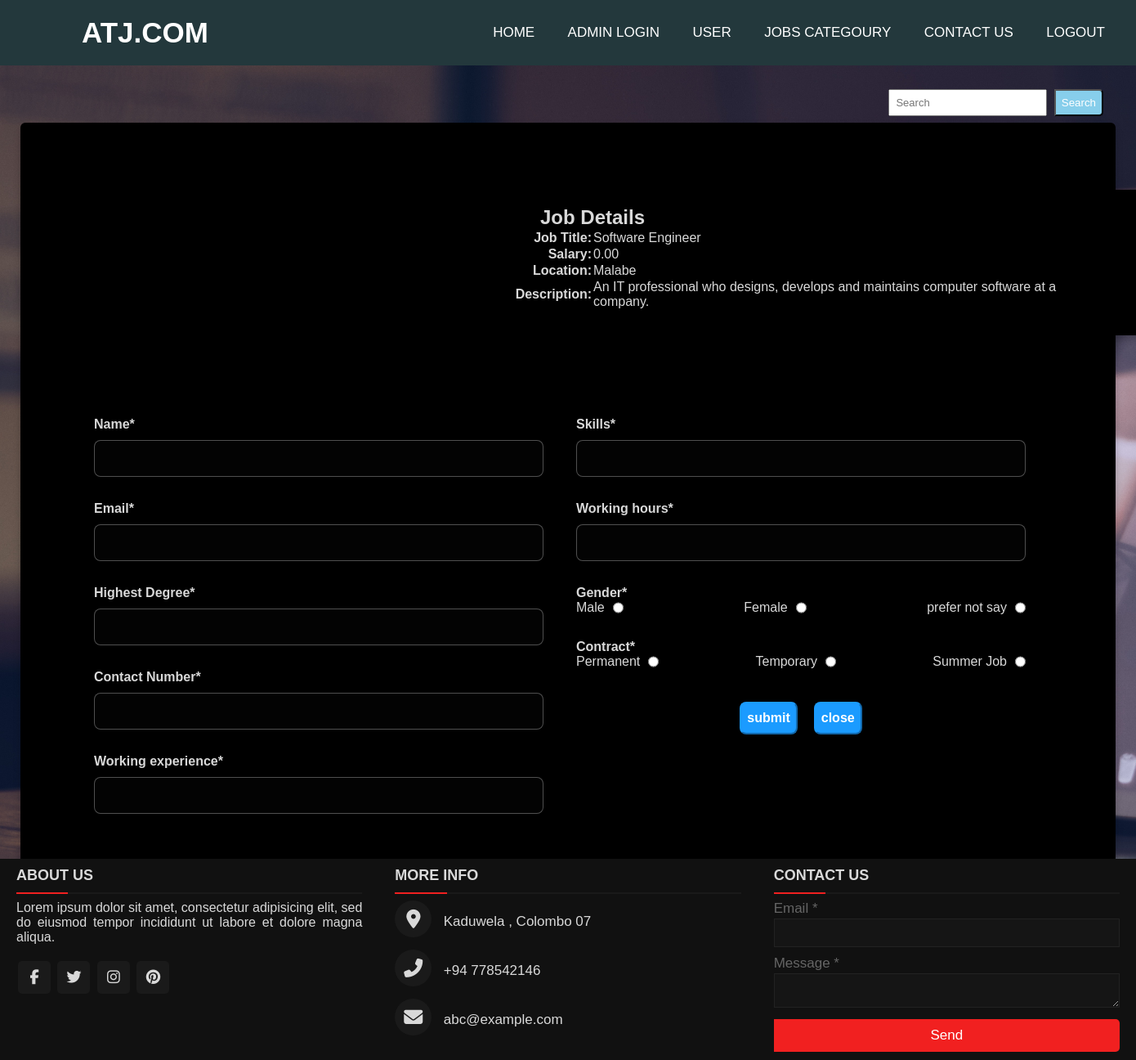
/add_application.php?id=2 (signed in), run on the app's committed database.
### tables this page shows
CREATE TABLE `job_list` (
  `id` int(11) NOT NULL,
  `job_title` varchar(255) DEFAULT NULL,
  `salary` decimal(10,2) DEFAULT NULL,
  `location` varchar(45) DEFAULT NULL,
  `description` varchar(500) DEFAULT NULL
);

### add_application.php (the view, shortened to what this page needs)
<?php require_once('inc/connection.php'); ?>
<?php include_once('inc/header.php') ?>
<?php
if (isset($_GET['id'])) {
    $job_id = $_GET['id'];
    $query = "SELECT * FROM job_list WHERE id = ?";
    $stmt = $conn->prepare($query);
    $stmt->bind_param("s", $job_id);
    $stmt->execute();
    $result = $stmt->get_result();
    if ($result->num_rows > 0) {
        $job = $result->fetch_assoc();
    } else {
        echo "Job not found!";
        exit();
    }
} else {
    echo "Invalid job ID!";
    exit();
}
?>
    <link rel="stylesheet" href="./style/add_application.css">
    <link rel="stylesheet" href="style/stylef.css">
    <section>
        <div class="container">
            <div class="container" style="display: flex; justify-content:center; flex-direction:column">
                <h2 style="text-align: center;">Job Details</h2>
                <table class="job-details">
                    <tr>
                        <th style="width:50%;text-align: right;">Job Title:</th>
                        <td style="width:50%;text-align: left;"><?php echo $job['job_title']; ?></td>
                    </tr>
                    <tr>
                        <th style="width:50%;text-align: right;">Salary:</th>
                        <td style="width:50%;text-align: left;"><?php echo $job['salary']; ?></td>
                    </tr>
                    <tr>
                        <th style="width:50%;text-align: right;">Location:</th>
                        <td style="width:50%;text-align: left;"><?php echo $job['location']; ?></td>
                    </tr>
                    <tr>
                        <th style="width:50%;text-align: right;">Description:</th>
                        <td style="width:50%;text-align: left;"><?php echo $job['description']; ?></td>
                    </tr>
                </table>
            </div>
            <form class="apply-form" method="post">
                <div class="from-left">
                    <div class="form-i-group">
                        <label class="form-lable">Name*</label>
                        <input type="text" name="name" class="from-input" required>
                    </div>
                    <div class="form-i-group">
                        <label class="form-lable">Email*</label>
                        <input type="email" name="email" class="from-input" required>
                    </div>
                    <div class="form-i-group">
                        <label class="form-lable">Highest Degree*</label>
                        <input type="text" name="highest_degree" class="from-input" required>
                    </div>
                    <div class="form-i-group">
                        <label class="form-lable">Contact Number*</label>
                        <input type="text" name="contact_number" class="from-input" required>
                    </div>
                    <div class="form-i-group">
                        <label class="form-lable">Working experience*</label>
                        <input type="text" name="working_experience" class="from-input" required>
                    </div>
                </div>
                <div class="from-right">
                    <div class="form-i-group">
                        <label class="form-lable">Skills*</label>
                        <input type="text" name="skills" class="from-input" required>
                    </div>
                    <div class="form-i-group">
                        <label class="form-lable">Working hours*</label>
                        <input type="text" name="working_hours" class="from-input" required>
                    </div>
                    <div class="form-i-group">
                        <label class="form-lable">Gender*</label>
                        <div class="gc-redio">
                            <div class="g-radio">
                                <label for="male">Male</label>
                                <input type="radio" name="gender" value="male" required id='male'>
                            </div>
                            <div class="g-radio">
                                <label for="female">Female</label>
                                <input type="radio" name="gender" value="female" required id='female'>
                            </div>
                            <div class="g-radio">
                                <label for="notsay">prefer not say</label>
                                <input type="radio" name="gender" value="prefer not say" required id="notsay">
                            </div>
                        </div>
                    </div>
                    <div class="form-i-group">
                        <label class="form-lable">Contract*</label>
                        <div class="gc-redio">
                            <div class="g-radio">
                                <label for="permanent">Permanent</label>
                                <input type="radio" name="contract" value="Permanent" required id='permanent'>
                            </div>
                            <div class="g-radio">
                                <label for="temporary">Temporary</label>
                                <input type="radio" name="contract" value="Temporary" required id='temporary'>
                            </div>
                            <div class="g-radio">
                                <label for="summerjob">Summer Job</label>
                                <input type="radio" name="contract" value="Summer Jo" required id="summerjob">
                            </div>
                        </div>
                    </div>
                    <div class="btn-group">
                        <button class="form-btn" type="submit">submit</button>
                        <button class="form-btn" type="button" id="reset" onclick="reloadPage()">close</button>
                    </div>
                </div>
            </form>
        </div>
    </section>
    <?php include_once('inc/footer.php') ?>

### style/stylef.css (style rules this page uses)
* { padding: 0; margin: 0; text-decoration: none; list-style: none; box-sizing: border-box; }
body { font-family: montserrat; }
button { background: skyblue; float: none; color: white; border-radius: 0 5px 5px 0; cursor: pointer; position: right; padding: 7px; font-family: sans-serif; }
input { padding: 7px; border-style: circle; font-size: 13px; font-family: sans-serif; }
section { height: 120%; height: calc(120vh - 80px); }
body { background: url(images/B2.jpg) no-repeat; background-size: cover; }
* { margin: 0; padding: 0; box-sizing: border-box; font-family: "Poppins", sans-serif; }
.container { max-width: 1340px; width: 110%; background: black; border-radius: 6px; padding: 20px 60px 30px 40px; box-shadow: 0 5px 10px rgba(0, 0, 0, 0.2); margin-top: 5%; }
* { margin: 0; padding: 0; color: #d9d9d9; box-sizing: border-box; font-family: 'Poppins', sans-serif; }

### style/add_application.css (style rules this page uses)
.apply-form { display: flex; justify-content: space-between; padding: 30px; box-shadow: 0 4px 8px 0 rgba(0, 0, 0, 0.2), 0 6px 20px 0 rgba(0, 0, 0, 0.19); border-radius: 15px; }
.container { max-width: 1200px; margin: auto; margin-top: 40px; margin-bottom: 50px; }
.from-input { width: 100%; height: 45px; border-radius: 8px; margin-top: 10px; background: rgba(255, 255, 255, 0.01); box-shadow: 0 4px 30px rgba(0, 0, 0, 0.1); backdrop-filter: blur(5px); -webkit-backdrop-filter: blur(5px); border: 1px solid rgba(255, 255, 255, 0.3); }
.from-left, .from-right { margin: 10px; width: 50%; }
.form-i-group { margin: 10px; margin-bottom: 30px; }
.g-radio { display: flex; flex-direction: row; }
.g-radio label { margin-right: 10px; }
.gc-redio { display: flex; justify-content: space-between; }
.form-lable { font-weight: bold; margin-bottom: 20px; }
.form-btn { height: 40px; font-size: 16px; font-weight: bold; border-radius: 8px; margin: 10px; background-color: #1b9bff; border-color: #1b9bff; }
.btn-group { display: flex; justify-content: center; }
section { height: auto; min-height: 100vh; margin-bottom: 20px; }

### data on the page
job_list: job_title "Software Engineer", salary "0.00", location "Malabe", description "An IT professional who designs, develops and maintains computer software at a company."
